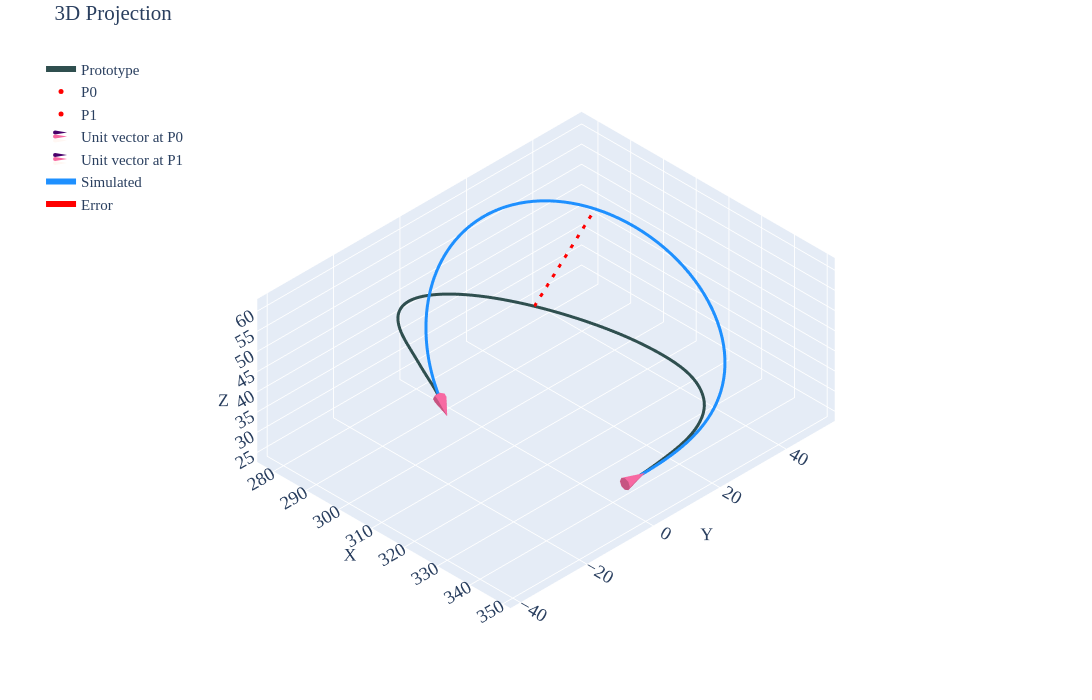

Write notebook code for a chart like this one.
### Code cell
#| label: p1c1

gravity_looper(psit=1,case=1,twist=-10,pfix='twist-sens\\twist-ccw10\\')
